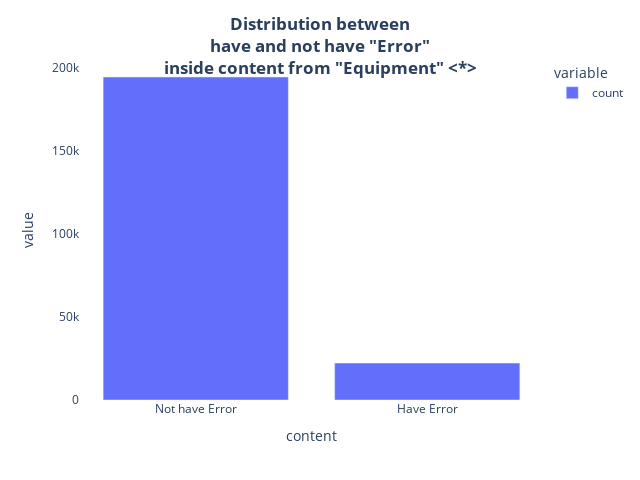

Notebook source saved alongside this figure:
### Code cell
import plotly.express as px
data_canada = df[df['event_template'] == 'Equipment <*>']['content'].apply(find_error).value_counts()
fig = px.bar(data_canada)
fig.update_layout(title_text='<b>Distribution between<b>'+
                  '<br><b>have<b> and <b>not have<b> "Error"' +
                  '<br>inside content from <b>"Equipment"<b> <*>',
                      title_x=0.5,
                      width=640,
                      height=480,
                      plot_bgcolor='rgba(0, 0, 0, 0)',
                      paper_bgcolor='rgba(0, 0, 0, 0)',)
fig.show()

### Figure 1 — Plotly figure (JSON) as saved in the notebook; plotly's stock layout.template omitted (floating-point values rounded to 4 significant figures)
{"data": [{"alignmentgroup": "True", "hovertemplate": "variable=count<br>content=%{x}<br>value=%{y}<extra></extra>", "legendgroup": "count", "marker": {"color": "#636efa", "pattern": {"shape": ""}}, "name": "count", "offsetgroup": "count", "orientation": "v", "showlegend": true, "textposition": "auto", "type": "bar", "x": ["Not have Error", "Have Error"], "xaxis": "x", "y": [194428, 22201], "yaxis": "y"}], "layout": {"barmode": "relative", "height": 480, "legend": {"title": {"text": "variable"}, "tracegroupgap": 0}, "margin": {"t": 60}, "paper_bgcolor": "rgba(0, 0, 0, 0)", "plot_bgcolor": "rgba(0, 0, 0, 0)", "title": {"text": "<b>Distribution between<b><br><b>have<b> and <b>not have<b> \"Error\"<br>inside content from <b>\"Equipment\"<b> <*>", "x": 0.5}, "width": 640, "xaxis": {"anchor": "y", "domain": [0, 1], "title": {"text": "content"}}, "yaxis": {"anchor": "x", "domain": [0, 1], "title": {"text": "value"}}}}
